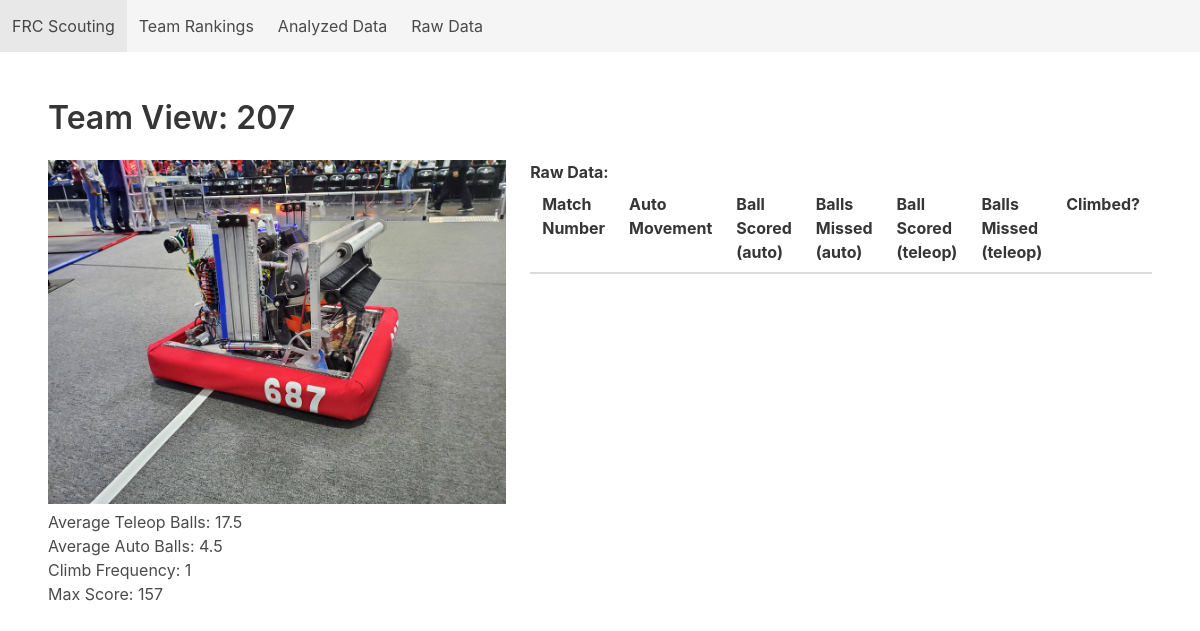
Before: /team/207 with the older database file.
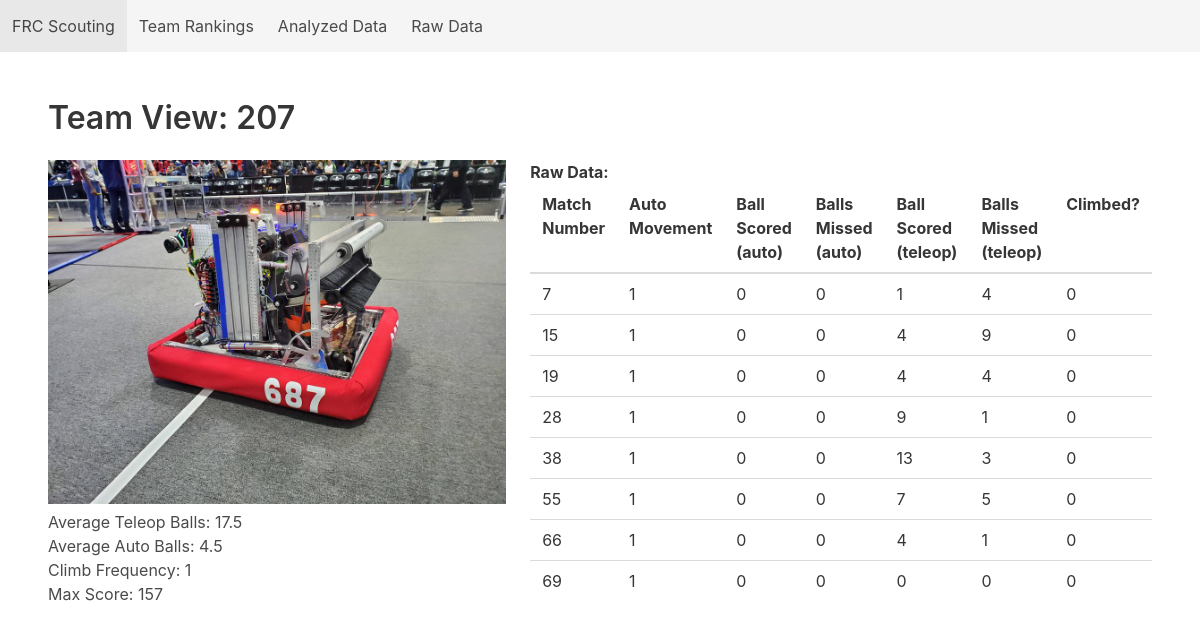
After: the same page with the newer database file.
### tables this page shows
CREATE TABLE raw_scouting_data (data_id INTEGER PRIMARY KEY AUTOINCREMENT, scout_name TEXT, team_number INTEGER, match_number INTEGER, alliance_color TEXT, auto_movement INTEGER, auto_balls_scored INTEGER, auto_balls_missed INTEGER, teleop_balls_scored INTEGER, teleop_balls_missed INTEGER, climb INTEGER, comment TEXT);

### app.py (the view)
@app.route("/team/<int:team>")
def team_view(team : int):
    title_string = "Team View: " + str(team)
    return flask.render_template("team_view.html", title=title_string, headers=data.raw_match_data_headers_687, raw_match_data = db.get_raw_data_by_team_anonymous(team), highlights=data.analyzed_data_team_highlights)

### database.py (called while the page is built)
    def execute_return_query(self, query_text,  *parameters, headers=True):
        conn = sqlite3.connect(self.filename)
        cur = conn.cursor()
        cur.execute(query_text, parameters)
        column_names = []
        for column in cur.description:
            column_names.append(column[0])
        rows = cur.fetchall()
        if (headers):
            dicts = []
            for row in rows:
                d = dict(zip(column_names, row))
                dicts.append(d)
            conn.close()
            return dicts
        else:
            return rows

    def get_raw_data_by_team_anonymous(self, team_number : int):
        query = 'SELECT match_number, auto_movement, auto_balls_scored, auto_balls_missed, teleop_balls_scored, teleop_balls_missed, climb FROM raw_scouting_data WHERE team_number = ?;'
        return self.execute_return_query(query, team_number, headers=False)

### templates/team_view.html
{% extends 'base.html' %}
{% block content %}
    <div class="columns">
        <div class="column">
            <img src="{{url_for('static', filename='687_robot.jpg')}}" width="500px" height="auto"/>
            {% for (title, value) in highlights %}
                <h3>{{title}}: {{value}}</h3>
            {% endfor %}
        </div>
        <div class="column">
            <h2> <strong> Raw Data: </strong></h2>
            <table class="table">
                <thead>
                    {% for header in headers %}
                        <th> {{header}} </th>
                    {% endfor %}
                </thead>
                <tbdody>
                    {% for row in raw_match_data %}
                        <tr>
                            {% for data in row %}
                                <td>{{data}}</td>
                            {% endfor %}
                        </tr>
                    {% endfor %}
                </tbdody>
            </table>
        </div>
    </div>
{% endblock %}

### templates/base.html (shortened to what this page needs)
<!DOCTYPE html>
<html>
  <head>
    <link rel="stylesheet" href="https://cdn.jsdelivr.net/npm/bulma@0.9.3/css/bulma.min.css">
  </head>
  <body>
    <nav class="navbar is-light" role="navigation" aria-label="main navigation">
      <div id="navbarBasicExample" class="navbar-menu">
        <div class="navbar-start">
          <a class="navbar-item" href="/">
            FRC Scouting
          </a>
          <a class="navbar-item" href="/data/ranked">
            Team Rankings
          </a>
          <a class="navbar-item" href="/data/analyzed">
            Analyzed Data
          </a>
          <a class="navbar-item" href="/data/raw">
            Raw Data
          </a>
        </div>
      </div>
    </nav>
    <section class="section">
      <h1 class="title">
        {{title}}
      </h1>
      {% block content %}
      {% endblock %}
    </section>
  </body>
</html>

Changed rows visible on the page:
added raw_scouting_data: row "7" "1" "0" "0" "1" "4" "0"
added raw_scouting_data: row "15" "1" "0" "0" "4" "9" "0"
added raw_scouting_data: row "19" "1" "0" "0" "4" "4" "0"
added raw_scouting_data: row "28" "1" "0" "0" "9" "1" "0"
added raw_scouting_data: row "38" "1" "0" "0" "13" "3" "0"
added raw_scouting_data: row "55" "1" "0" "0" "7" "5" "0"
added raw_scouting_data: row "66" "1" "0" "0" "4" "1" "0"
added raw_scouting_data: row "69" "1" "0" "0" "0" "0" "0"
